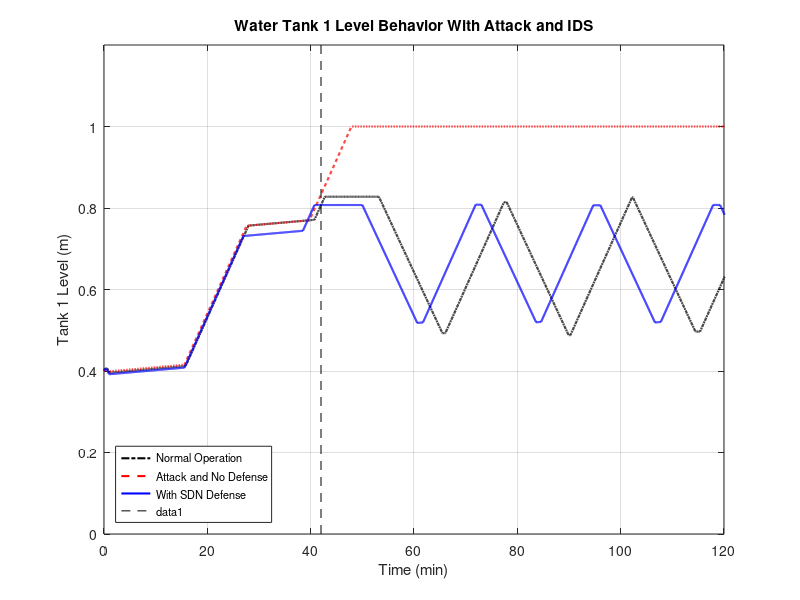

The MATLAB source for this figure: (Note: this script raises an error after producing the figure.)
close all;
clear all;
clc

formatSpec = '%f';

fileID_3 = fopen('experiment_no_attack/tank_1.txt','r');
tank_1= fscanf(fileID_3,formatSpec);

fileID_2 = fopen('experiment_no_attack/tank_2.txt','r');
tank_2= fscanf(fileID_2,formatSpec);

fileID_1 = fopen('experiment_no_attack/ph.txt','r');
ph = fscanf(fileID_1,formatSpec);

fileID_4 = fopen('received.txt','r');
received = fscanf(fileID_4,formatSpec);

fileID_5 = fopen('estimated.txt','r');
estimated = fscanf(fileID_5,formatSpec);

fileID_6 = fopen('attack_no_defense_sensor/attack_tank_1.txt','r');
attack_tank_1 = fscanf(fileID_6,formatSpec);

 for i=1:length(attack_tank_1)
     if (attack_tank_1(i)) > 1.0
         attack_tank_1(i) = 1.0;
     end
 end

fileID_7 = fopen('attack_no_defense_sensor/attack_tank_2.txt','r');
attack_tank_2= fscanf(fileID_7,formatSpec);

fileID_8 = fopen('defense_experiment_compromised_sensor/defense_tank_1.txt','r');
defense_tank_1 = fscanf(fileID_8,formatSpec);

fileID_9 = fopen('defense_experiment_compromised_sensor/defense_tank_2.txt','r');
defense_tank_2= fscanf(fileID_9,formatSpec);

fileID_10 = fopen('random_no_def_tank_1.txt','r');
random_no_def_tank_1= fscanf(fileID_10,formatSpec);

fileID_11 = fopen('random_def_tank_1.txt','r');
random_def_tank_1= fscanf(fileID_11,formatSpec);


plant_time = ([1:4001]*0.2/360)*60; % Rescaling 10
%defense_time= ([1:8001]*0.39995001249687578105473631592102/360)*15; % Rescaling 5

%ids_time = (([1:2264]*0.113171707/360)*60)*3;

fsz = 6;

%%%%%%%%%%%%%%%%%%%%%%%%% NORMAL OPERATION %%%%%%%%%%%%%%%%%%%%%%%%

% h1=figure(1);
% set(gca, 'FontSize', fsz, 'LineWidth', 2.0 ); 
% 
% subplot(2,1,1)
% plot(plant_time,tank_1)
% axis([0 120 0 1.25])
% grid on;
% 
% xlabel('Time (min)')
% ylabel('Tank 1 Level')
% 
% 
% subplot(2,1,2)
% plot(plant_time,tank_2)
% axis([0 120 0 1.25])
% grid on;
% 
% xlabel('Time (min)');
% ylabel('Tank 2 Level');
% 
% suptitle('Water Tank Level');
% 
% matlab2tikz('tank_levels.tikz', 'showInfo', false, 'parseStrings', false, 'standalone', false, 'height', '\figureheight', 'width', '\figurewidth');


%%%%%%%%%%%%%%%%%%%%%%%%% ATTACK NO DEFENSE %%%%%%%%%%%%%%%%%%%%%%%%

% h3=figure(3)
% set(gca, 'FontSize', fsz, 'LineWidth', 2.0 ); 
% 
% subplot(2,1,1)
% plot(plant_time,attack_tank_1)
% axis([0 120 0 1.25])
% grid on;
% 
% xlabel('Time (min)')
% ylabel('Tank 2 Level')
% 
% 
% subplot(2,1,2)
% plot(plant_time,attack_tank_2)
% axis([0 120 0 1.25])
% grid on;
% 
% xlabel('Time (min)')
% ylabel('Level')
% 
% suptitle('Water Tank 2 Level');
% 
% matlab2tikz('attack_no_defense.tikz', 'showInfo', false, 'parseStrings', false, 'standalone', false, 'height', '\figureheight', 'width', '\figurewidth');


%%%%%%%%%%%%%%%%%%%%%%%%% IDS DEFENSE %%%%%%%%%%%%%%%%%%%%%%%%

h4=figure(4)
set(gca, 'FontSize', fsz, 'LineWidth', 1.5 ); 
%set(h(4),'linewidth',2.0);

%subplot(2,1,1)
%plot(plant_time,tank_1, '-.k', 'linewidth', 1.5);
plot(plant_time,tank_1, '-.k', 'linewidth', 1.5);

hold on;
plot(plant_time,attack_tank_1, '--r', 'linewidth', 1.5);
%plot(plant_time,defense_tank_1, '-b', 'linewidth', 1.5)
plot(plant_time,defense_tank_1, '-b', 'linewidth', 1.5)
lg = legend('Normal Operation','Attack and No Defense ', 'With SDN Defense', 'FontSize', 8, 'Location','southwest');

axis([0 120 0 1.2])
grid on;

plot([42 42],[0 1.2], '--k')
axis([0 120 0 1.2])

%annotation('textarrow',[0.55,0.45],[0.37,0.37],'String','Attack');

xlabel('Time (min)')
ylabel('Tank 1 Level (m)')
title('Water Tank 1 Level Behavior With Attack and IDS');

matlab2tikz('defense_1.tikz', 'showInfo', false, 'parseStrings', false, 'standalone', false, 'height', '\figureheight', 'width', '\figurewidth');

% h5=figure(5)
% 
% 
% %subplot(2,1,2)
% plot(plant_time,defense_tank_2)
% axis([0 120 0 1.25])
% grid on;
% 
% xlabel('Time (min)')
% ylabel('Tank 2 Level (m)')
% 
% title('Water Tank 2 Level Behavior With Attack and IDS');
% 
% 
% 
% matlab2tikz('defense_2.tikz', 'showInfo', false, 'parseStrings', false, 'standalone', false, 'height', '\figureheight', 'width', '\figurewidth');



%%%%%%%%%%%%%%%%%%%%%%%%% IDS DATA %%%%%%%%%%%%%%%%%%%%%%%%

%  h5=figure(5)
%  set(gca, 'FontSize', fsz, 'LineWidth', 2.0 ); 
%  
% plot(estimated, 'k')
% grid on;
% plot(received, 'r')
% axis([0 120 0 1.25])
% xlabel('Time (min)')
% ylabel('Tank 1 Level')
% 
% xlabel('Time (min)')
% ylabel('Tank 2 Level')
% 
% suptitle('Water Tanks Level Behavior With Attack and IDS');
% 
% matlab2tikz('ids_data.tikz', 'showInfo', false, 'parseStrings', false, 'standalone', false, 'height', '\figureheight', 'width', '\figurewidth');


%%%%%%%%%%%%%%%%%%%%%%%%% RANDOM CONTROL %%%%%%%%%%%%%%%%%%%%%%%%

h5=figure(5)
set(gca, 'FontSize', fsz, 'LineWidth', 1.5 ); 
%set(h(4),'linewidth',2.0);

%subplot(2,1,1)
%plot(plant_time,tank_1, '-.k', 'linewidth', 1.5);
plot(plant_time,random_no_def_tank_1, '-.k', 'linewidth', 1.5);

hold on;
plot(plant_time,random_def_tank_1, '--b', 'linewidth', 1.5);

lg = legend('Normal Operation', 'With SDN Defense', 'FontSize', 8, 'Location','southwest');

axis([0 120 0 1.2])
grid on;

%plot([42 42],[0 1.2], '--k')
%axis([0 120 0 1.2])

%annotation('textarrow',[0.55,0.45],[0.37,0.37],'String','Attack');

xlabel('Time (min)')
ylabel('Tank 1 Level (m)')
title('Water Tank 1 Level Behavior With Random Control Actions');

matlab2tikz('random.tikz', 'showInfo', false, 'parseStrings', false, 'standalone', false, 'height', '\figureheight', 'width', '\figurewidth');

h6=figure(6)
set(gca, 'FontSize', fsz, 'LineWidth', 1.5 ); 
delta_random = abs(random_no_def_tank_1 - random_def_tank_1);
plot(plant_time,delta_random, '-b', 'linewidth', 1.5)

axis([0 120 0 0.5])
grid on;

xlabel('Time (min)')
ylabel('Tank 1 Level (m)')
title('Difference between Water Tank Level with and without the Defense');

matlab2tikz('random_delta.tikz', 'showInfo', false, 'parseStrings', false, 'standalone', false, 'height', '\figureheight', 'width', '\figurewidth');

